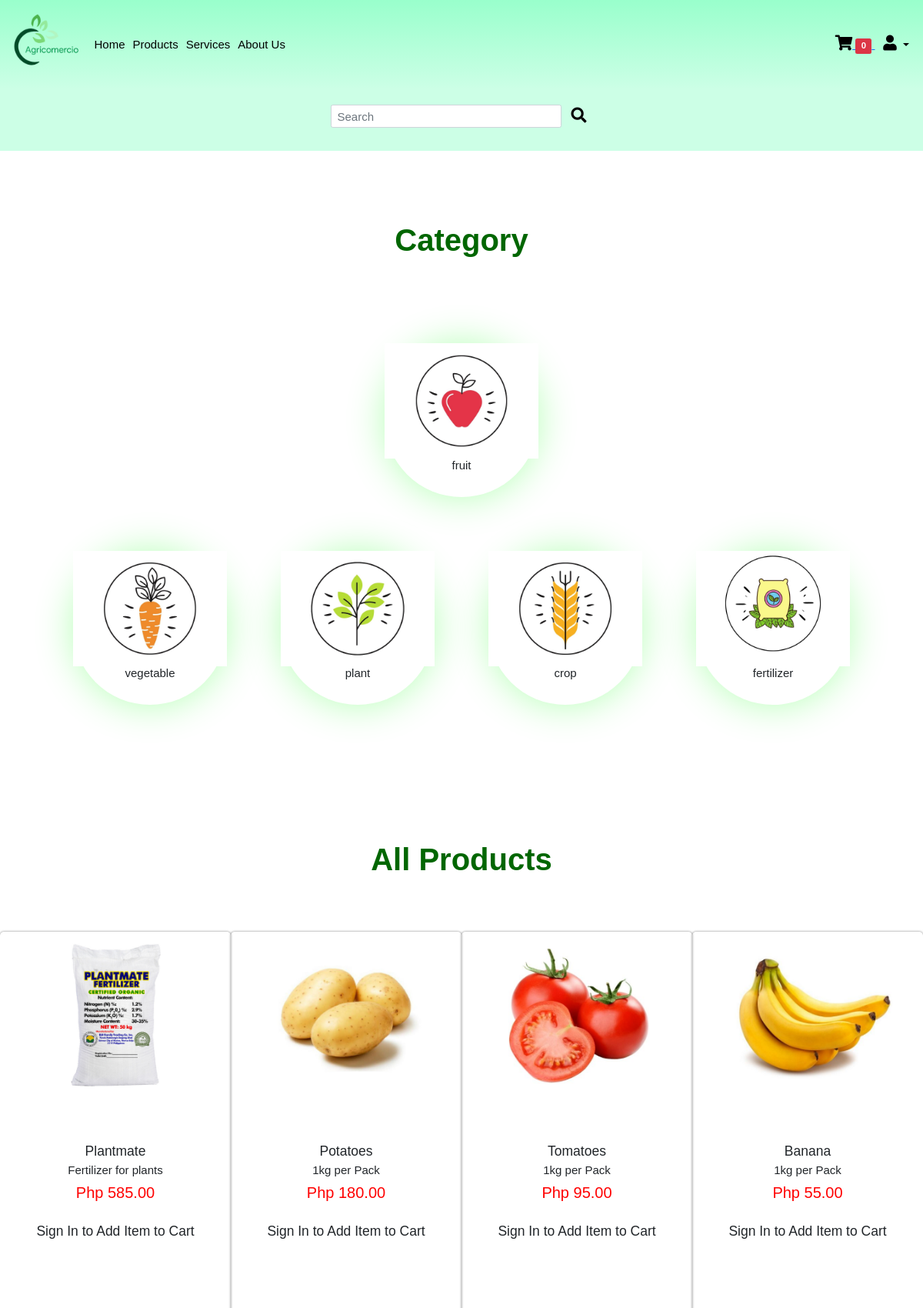
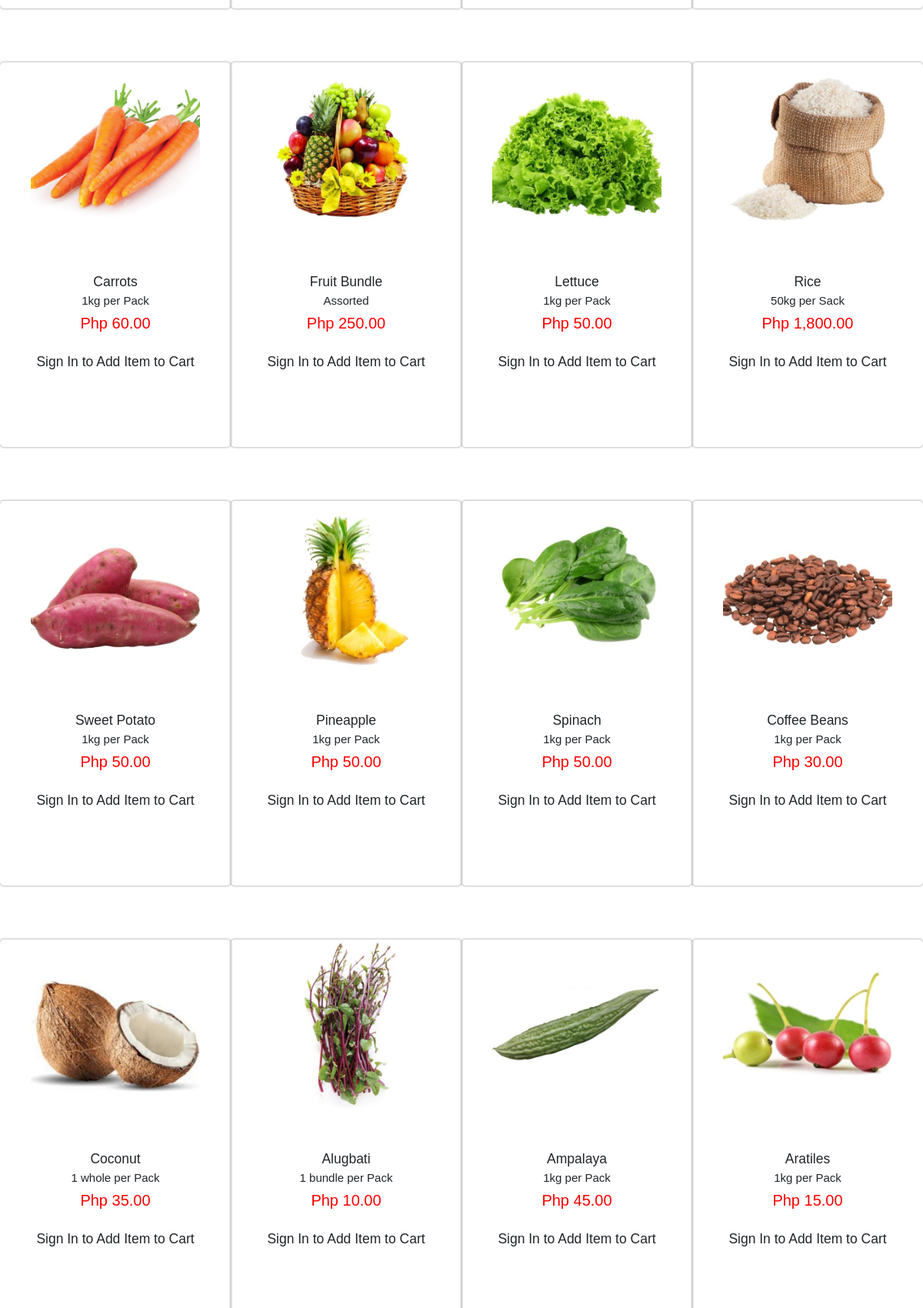
The page /product.php (upper part) on the database its author committed (2 pictures, top to bottom).
### tables this page shows
CREATE TABLE `category` (
  `cat_id` int(50) NOT NULL,
  `cat_desc` varchar(128) NOT NULL,
  `cat_status` varchar(50) NOT NULL COMMENT 'A for Active\r\nNA for Not Available',
  `cat_img` varchar(50) NOT NULL
);

CREATE TABLE `items` (
  `item_id` int(11) NOT NULL,
  `item_name` varchar(128) NOT NULL,
  `cat_id` int(11) NOT NULL,
  `item_desc` varchar(255) NOT NULL,
  `item_status` varchar(20) NOT NULL COMMENT 'A for Available, NA for unavailable',
  `item_price` int(11) NOT NULL,
  `user_id` varchar(64) NOT NULL COMMENT 'this is for Sellers user_ref_number',
  `item_img` varchar(128) NOT NULL
);

### includes/function.inc.php (called while the page is built, shortened)
<?php
function getCatList($conn){
    $sql = "SELECT * FROM category";
    $stmt = mysqli_stmt_init($conn);
    if (!mysqli_stmt_prepare($stmt, $sql)){
        header("location: products.php?error=stmtfailed");
        exit();
    }
    mysqli_stmt_execute($stmt);
    $resultData = mysqli_stmt_get_result($stmt);
    $arr = array();
    while($row = mysqli_fetch_assoc($resultData)){
            array_push($arr,$row);
    }
    return $arr;
}

### product.php (the view, shortened to what this page needs)
<?php
include_once "includes/db_conn.php";
include_once "includes/function.inc.php";
$status_logged_in = null;
$searchkey="";
?>
<!DOCTYPE html>
<html lang="en">
<head>
    <link rel="stylesheet" href="css/bootstrap.css">
    <link rel="stylesheet" href="css/style.css">
    <link rel="stylesheet" href="css/fontawesome.css">
    <link rel="stylesheet" href="https://cdnjs.cloudflare.com/ajax/libs/font-awesome/5.15.2/css/all.min.css">
</head>
<body>
<header id="header">
    <nav class="navbar navbar-expand-lg ">
    <div class="container-fluid">
        <a class="navbar-brand" href="product.php">
        <div class="right">
        <img clas ="logo" src="img/logo2.png" alt="" width="100px" height="100px">
            </div>
        </a>
        <div class="collapse navbar-collapse" id="navbarSupportedContent">
        <ul class="navbar-nav me-auto mb-2 mb-lg-0">
            <li class="nav-item">
            <a class="nav-link active" aria-current="page" href="index.php">Home</a>
            </li>
            <li class="nav-item">
            <a class="nav-link" href="product.php">Products</a>
            </li>
            <li class="nav-item">
            <a class="nav-link" href="services.php">Services</a>
            </li>
            <li class="nav-item">
            <a class="nav-link" href="About.php">About Us</a>
            </li>
        </ul>
        <div class="dropdown">
            <a href="cart.php"><div class="fas fa-shopping-cart"></div>
                <?php
                            $sql_cart_count = "SELECT COUNT(*) cartcount FROM `cart` WHERE status = 'P' AND user_id = ?;";
                            $stmt=mysqli_stmt_init($conn);
                        if (!mysqli_stmt_prepare($stmt, $sql_cart_count)){
                            header("location: index.php?error=stmtfailed");
                            exit();
                        }
                            mysqli_stmt_bind_param($stmt, "s" ,$_SESSION['userid']);
                            mysqli_stmt_execute($stmt);
                            $resultData = mysqli_stmt_get_result($stmt);
                            if($row = mysqli_fetch_assoc($resultData)){ ?>
                                <span class="badge bg-danger"><?php echo $row['cartcount']; ?></span>
                            <?php }
                            ?>
                </a>
                <button class="dropdown-toggle" type="button" id="dropdownMenu2" data-bs-toggle="dropdown" aria-expanded="false">
                <div class="fas fa-user"></div>
                </button>
            </div>
        </div>
        </div>
    </nav>
</header>
    <section id= "search">
        <div class = "container-fluid">
            <form action="product.php" method="GET" class="d-flex">
                <input id="searchbar" name="searchkey" class="form-control me-2" type="search" placeholder="Search" aria-label="Search">
                <button class="btn btn-light" type="submit"><i class="fas fa-search"></i></button>
            </form>
        </div>
    </section>
<?php
    if($searchkey == "") {
       $sql = "SELECT i.item_id
                 , i.item_name
                  ,item_desc
                 , c.cat_desc
                 , i.item_price
                 , i.item_img
              FROM `items` i
              JOIN `category` c
                ON i.cat_id = c.cat_id ;";
    $stmt=mysqli_stmt_init($conn);
     if (!mysqli_stmt_prepare($stmt, $sql)){
    echo "Statement Failed.";
    exit();
     }
             }
       mysqli_stmt_execute($stmt);
       $resultData = mysqli_stmt_get_result($stmt);
       $arr=array();
       while($row = mysqli_fetch_assoc($resultData)){
           array_push($arr,$row);
       }
     if(!empty($arr)){
         ?>
    <section id="product-category">
    <div class="caption">
        <h2>Category</h2>
    </div>
    <div class="category-cont">
    <?php
            $categories = getCatList($conn);
                    foreach($categories as $key => $val ){ ?>
        <div class="category-slider">
            <div class="category-card">
                    <div class="category-img">
                    <a href="itemlist.php?category=<?php echo $val['cat_id']; ?>&catname=<?php echo $val['cat_desc']; ?>">
                        <img src="img/<?php echo $val['cat_img'];?>" alt="" width="200px" height="200px"></a>
                        </div>
                        <div class="content-cat">
                        <h4><?php echo $val['cat_desc'];?></h4>
                        </div>
            </div>
            <?php }  ?>
        </div>
    </div>
</section>
<section id="product">
<div class="caption">
        <h2>All Products</h2>
    </div>
    <div class="product-container">
        <?php
        foreach($arr as $key => $val){
        ?>
        <div class="product-slider">
            <div class="product-card item">
                <div class="image">
                <img src="img/<?php echo $val['item_img'] ?>" alt="1 x 1" class="card-img-top">
                </div>
                    <div class="content">
                        <h3><?php echo $val['item_name'] ?></h3>
                        <h4><?php echo $val['item_desc'] ?></h4>
                        <div class="price"><p> Php <?php echo number_format($val['item_price'],2)  ?></p>
                        </div>
                        <?php
                if(isset($status_logged_in)){
                          switch($status_logged_in['usertype']){
                              case 'Customer':
                          ?>
                            <form action="includes/processorder.php" method= "GET">
                            <input hidden type="text" name="item_id"  value = "<?php echo $val['item_id']; ?>">
                            <label for="Quantity">Quantity</label>
                            <input  type="number" value = "1" min="1" name="item_qty">
                            <button type="submit" class = "btn-addcart">
                            <i class="fas fa-cart-arrow-down"></i>
                            </button>
                            </form>
                 <?php        break;
                              case 'Admin':
                               header("location: admin/admin.php");
                                break;
                              case 'Seller':
                               header("location: seller/index.php");
                               break;
                          }
                }
                else{ ?>
                <br>
                    <h3>Sign In to Add Item to Cart</h3>
                <?php }
                ?>
                    </div>
            </div>
        </div>
                    <?php
                        }
                    }
                        ?>
    </div>
</section>
</body>
</html>

### css/style.css (style rules this page uses)
* { margin: 0; box-sizing: border-box; transition: all .1s linear; font-family: 'Exo 2', sans-serif ; }
html { font-size: 62.5%; scroll-behavior: smooth; }
body { overflow-x: hidden; }
#header { font-size: 1.5rem; font-weight: lighter; background-image:linear-gradient(#99ffcc,#ccffe6) ; }
.fa-user { font-size: 2rem; cursor: pointer; color: #000000; }
.fa-shopping-cart { font-size: 2rem; cursor: pointer; color: #000000; }
#search { background:#ccffe6; width: 100vw; height: 10vh; }
#search form { padding: 2rem; justify-content: center; }
#search .form-control { width: 30rem; height: 3rem; font-size: 1.5rem; }
#search button { margin-top: -0.5rem; font-size: 2rem; background: transparent; border: none; }
nav li a { color:black; }
.caption { text-align-last: center; padding-bottom: 20px; padding-top: 1%; }
.caption h2 { margin-top: 8rem; text-align-last: center; color: #006600; font-size: 4rem; font-weight: bolder; }
.dropdown #dropdownMenu2 { background: none; border: none; outline: none; color: black; width: 5.5rem; text-decoration: none; }
#product { display: flex; align-items: center; flex-flow: column; width: 100vw; }
.product-container { width:100% ; margin: 1rem; display: flex; align-items: center; flex-wrap: wrap; justify-content: space-around; }
.product-card { height: 50rem; width: 30rem; margin: 3.5rem auto; box-shadow: 0 0 .3rem rgba(0, 0, 0,.5); border-radius: 0.5rem; position: relative; }
#product .image { height: 50%; width: 100%; }
#product .image img { height: 220px; width: 220px; object-fit: cover; }
#product .content { padding: 2.5rem; height: 30%; width: 100%; text-align: center; }
#product .price { font-size: 2rem; color: red; }
#product-category { display: flex; align-items: center; justify-content: center; flex-flow: column; width: 100vw; }
.category-cont { width: 100%; margin: 5rem; }
.category-slider { display: flex; align-items: center; flex-wrap: wrap; justify-content: space-around; }
.category-card { height: 20rem; width: 20rem; margin: 3.5rem; box-shadow: 0 0 5rem rgba(0,255,0,0.3); border-radius: 10rem ; position: relative; }
.category-img { height: 75%; width: 100%; }
.category-img img { height: 100%; width: 100%; object-fit: cover; }
.content-cat { height: 25%; width: 100%; text-align: center; }
.image { margin-top: 1rem; height: 30%; width: 100%; justify-content: center; text-align-last: center; }

### rows shown on the page
category: cat_img (picture), cat_desc "fruit"
category: cat_img (picture), cat_desc "vegetable"
category: cat_img (picture), cat_desc "plant"
category: cat_img (picture), cat_desc "crop"
category: cat_img (picture), cat_desc "fertilizer"
items: item_img (picture), item_name "Plantmate", item_desc "Fertilizer for plants", item_price "585.00"
items: item_img (picture), item_name "Potatoes", item_desc "1kg per Pack", item_price "180.00"
items: item_img (picture), item_name "Tomatoes", item_desc "1kg per Pack", item_price "95.00"
items: item_img (picture), item_name "Banana", item_desc "1kg per Pack", item_price "55.00"
items: item_img (picture), item_name "Carrots", item_desc "1kg per Pack", item_price "60.00"
items: item_img (picture), item_name "Fruit Bundle", item_desc "Assorted", item_price "250.00"
items: item_img (picture), item_name "Lettuce", item_desc "1kg per Pack", item_price "50.00"
items: item_img (picture), item_name "Rice", item_desc "50kg per Sack", item_price "1,800.00"
items: item_img (picture), item_name "Sweet Potato", item_desc "1kg per Pack", item_price "50.00"
items: item_img (picture), item_name "Pineapple", item_desc "1kg per Pack", item_price "50.00"
items: item_img (picture), item_name "Spinach", item_desc "1kg per Pack", item_price "50.00"
items: item_img (picture), item_name "Coffee Beans", item_desc "1kg per Pack", item_price "30.00"
items: item_img (picture), item_name "Coconut", item_desc "1 whole per Pack", item_price "35.00"
items: item_img (picture), item_name "Alugbati", item_desc "1 bundle per Pack", item_price "10.00"
items: item_img (picture), item_name "Ampalaya", item_desc "1kg per Pack", item_price "45.00"
items: item_img (picture), item_name "Aratiles", item_desc "1kg per Pack", item_price "15.00"

### other values the page prints
$row['cartcount'] "0"
